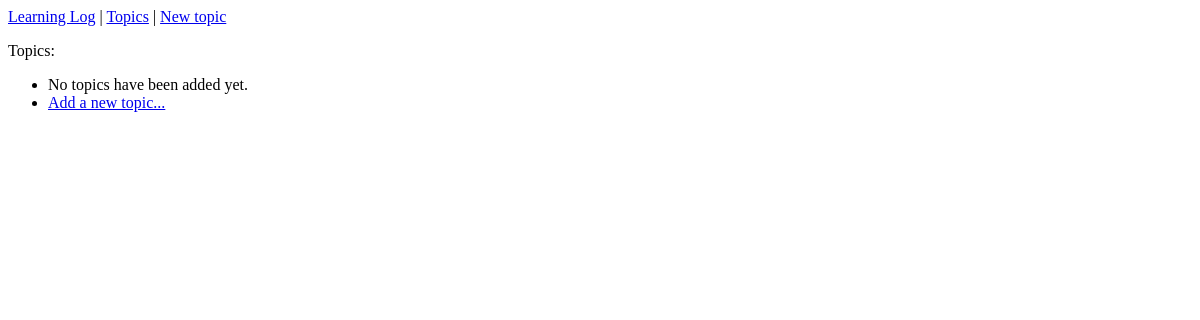
The page /topics/ on the database as committed earlier.
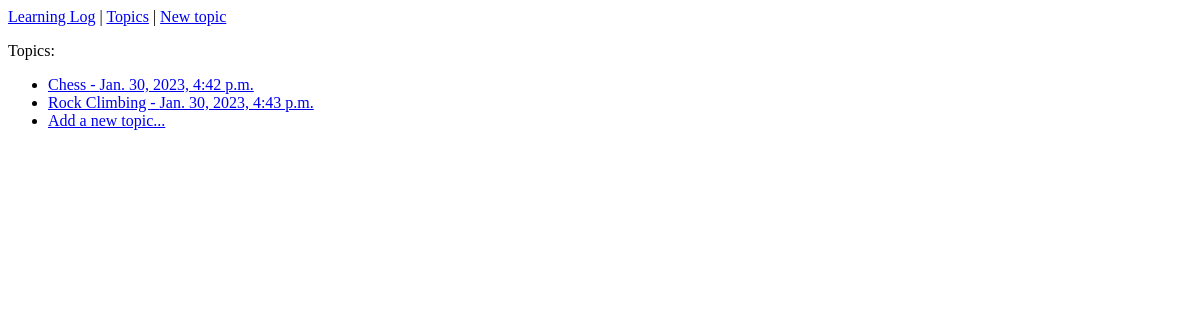
The same page on the database as committed later.
### learning_logs/models.py (models this page shows)
class Topic(models.Model):
    text = models.CharField(max_length=200)
    date_added = models.DateTimeField(auto_now_add=True)
    def __str__(self):
        return self.text

### learning_logs/views.py (the view)
# urls.py: path('topics/', views.topics, name='topics'),
def topics(request):
    topics = Topic.objects.order_by('date_added')
    context = {'topics': topics}
    return render(request, 'learning_logs/topics.html', context)

### learning_logs/templates/learning_logs/topics.html
{% extends 'learning_logs/base.html' %}
{% block content %}
  <p>Topics:</p>
  <ul>
    {% for topic in topics %}
      <li><a href="{% url 'learning_logs:topic' topic.id %}">{{ topic }} - {{ topic.date_added }}</a></li>
    {% empty %}
      <li>No topics have  been added yet.</li>
    {% endfor %}
    <li><a href="{% url 'learning_logs:new_topic' %}">Add a new topic...</a></li>
  </ul>
{% endblock content %}

### learning_logs/templates/learning_logs/base.html (shortened to what this page needs)
<!DOCTYPE html>
<html lang="en">
<head>
</head>
<body>
  <nav>
    <a href="{% url 'learning_logs:main' %}">Learning Log</a> |
    <a href="{% url 'learning_logs:topics' %}">Topics</a> |
    <a href="{% url 'learning_logs:new_topic' %}">New topic</a>
  </nav>
  {% block content %}{% endblock content %}
</body>
</html>

Rows that differ between the two databases and show on the page:
added Topic: text "Chess", date_added "Jan. 30, 2023, 4:42 p.m."
added Topic: text "Rock Climbing", date_added "Jan. 30, 2023, 4:43 p.m."
Other text that changed with them:
text no longer shown: "No topics have been added yet."
